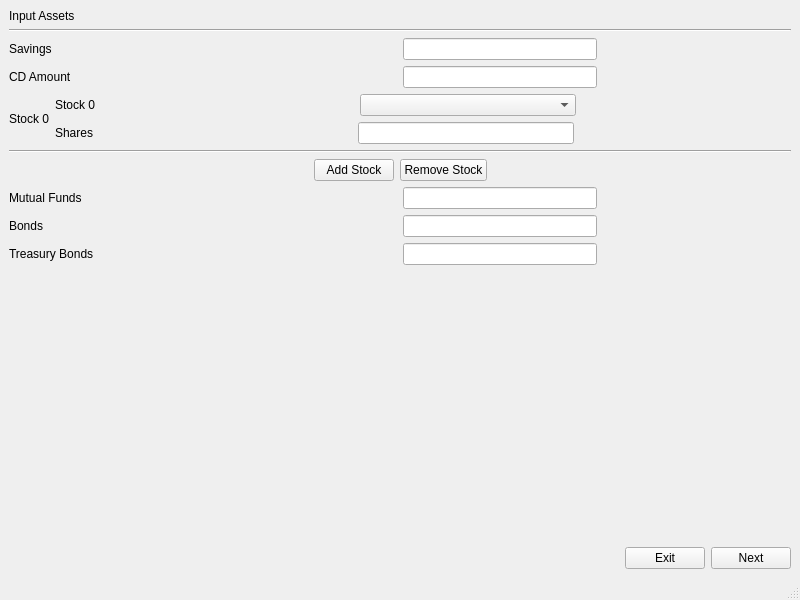
<?xml version="1.0" encoding="UTF-8"?>
<ui version="4.0">
 <class>MainApplication</class>
 <widget class="QMainWindow" name="MainApplication">
  <property name="geometry">
   <rect>
    <x>0</x>
    <y>0</y>
    <width>800</width>
    <height>600</height>
   </rect>
  </property>
  <property name="sizePolicy">
   <sizepolicy hsizetype="MinimumExpanding" vsizetype="Preferred">
    <horstretch>0</horstretch>
    <verstretch>0</verstretch>
   </sizepolicy>
  </property>
  <property name="minimumSize">
   <size>
    <width>84</width>
    <height>0</height>
   </size>
  </property>
  <property name="windowTitle">
   <string>MainApplication</string>
  </property>
  <widget class="QWidget" name="centralwidget">
   <layout class="QVBoxLayout" name="verticalLayout_3">
    <item>
     <widget class="QLabel" name="label_2">
      <property name="text">
       <string>Input Assets</string>
      </property>
     </widget>
    </item>
    <item>
     <layout class="QVBoxLayout" name="verticalLayout">
      <item>
       <widget class="Line" name="line_2">
        <property name="orientation">
         <enum>Qt::Horizontal</enum>
        </property>
       </widget>
      </item>
      <item>
       <layout class="QHBoxLayout" name="horizontalLayout_5">
        <item>
         <widget class="QLabel" name="label_5">
          <property name="sizePolicy">
           <sizepolicy hsizetype="MinimumExpanding" vsizetype="Preferred">
            <horstretch>0</horstretch>
            <verstretch>0</verstretch>
           </sizepolicy>
          </property>
          <property name="minimumSize">
           <size>
            <width>84</width>
            <height>0</height>
           </size>
          </property>
          <property name="text">
           <string>Savings</string>
          </property>
         </widget>
        </item>
        <item>
         <spacer name="horizontalSpacer_7">
          <property name="orientation">
           <enum>Qt::Horizontal</enum>
          </property>
          <property name="sizeHint" stdset="0">
           <size>
            <width>40</width>
            <height>20</height>
           </size>
          </property>
         </spacer>
        </item>
        <item>
         <widget class="QLineEdit" name="lineEdit_2">
          <property name="sizePolicy">
           <sizepolicy hsizetype="MinimumExpanding" vsizetype="Fixed">
            <horstretch>0</horstretch>
            <verstretch>0</verstretch>
           </sizepolicy>
          </property>
         </widget>
        </item>
        <item>
         <spacer name="horizontalSpacer_6">
          <property name="orientation">
           <enum>Qt::Horizontal</enum>
          </property>
          <property name="sizeHint" stdset="0">
           <size>
            <width>40</width>
            <height>20</height>
           </size>
          </property>
         </spacer>
        </item>
       </layout>
      </item>
      <item>
       <layout class="QHBoxLayout" name="horizontalLayout_6">
        <item>
         <widget class="QLabel" name="label_6">
          <property name="sizePolicy">
           <sizepolicy hsizetype="MinimumExpanding" vsizetype="Preferred">
            <horstretch>0</horstretch>
            <verstretch>0</verstretch>
           </sizepolicy>
          </property>
          <property name="minimumSize">
           <size>
            <width>84</width>
            <height>0</height>
           </size>
          </property>
          <property name="text">
           <string>CD Amount</string>
          </property>
         </widget>
        </item>
        <item>
         <spacer name="horizontalSpacer_8">
          <property name="orientation">
           <enum>Qt::Horizontal</enum>
          </property>
          <property name="sizeHint" stdset="0">
           <size>
            <width>40</width>
            <height>20</height>
           </size>
          </property>
         </spacer>
        </item>
        <item>
         <widget class="QLineEdit" name="lineEdit_3"/>
        </item>
        <item>
         <spacer name="horizontalSpacer_9">
          <property name="orientation">
           <enum>Qt::Horizontal</enum>
          </property>
          <property name="sizeHint" stdset="0">
           <size>
            <width>40</width>
            <height>20</height>
           </size>
          </property>
         </spacer>
        </item>
       </layout>
      </item>
      <item>
       <layout class="QHBoxLayout" name="horizontalLayout">
        <item>
         <widget class="QLabel" name="label">
          <property name="text">
           <string>Stock 0</string>
          </property>
         </widget>
        </item>
        <item>
         <layout class="QVBoxLayout" name="verticalLayout_2">
          <item>
           <layout class="QHBoxLayout" name="horizontalLayout_3">
            <item>
             <widget class="QLabel" name="label_3">
              <property name="minimumSize">
               <size>
                <width>84</width>
                <height>0</height>
               </size>
              </property>
              <property name="text">
               <string>Stock 0</string>
              </property>
             </widget>
            </item>
            <item>
             <spacer name="horizontalSpacer_10">
              <property name="orientation">
               <enum>Qt::Horizontal</enum>
              </property>
              <property name="sizeType">
               <enum>QSizePolicy::Expanding</enum>
              </property>
              <property name="sizeHint" stdset="0">
               <size>
                <width>40</width>
                <height>20</height>
               </size>
              </property>
             </spacer>
            </item>
            <item>
             <widget class="QComboBox" name="comboBox">
              <property name="sizePolicy">
               <sizepolicy hsizetype="Expanding" vsizetype="Fixed">
                <horstretch>0</horstretch>
                <verstretch>0</verstretch>
               </sizepolicy>
              </property>
             </widget>
            </item>
            <item>
             <spacer name="horizontalSpacer_11">
              <property name="orientation">
               <enum>Qt::Horizontal</enum>
              </property>
              <property name="sizeHint" stdset="0">
               <size>
                <width>40</width>
                <height>20</height>
               </size>
              </property>
             </spacer>
            </item>
           </layout>
          </item>
          <item>
           <layout class="QHBoxLayout" name="horizontalLayout_4">
            <item>
             <widget class="QLabel" name="label_4">
              <property name="sizePolicy">
               <sizepolicy hsizetype="Maximum" vsizetype="Preferred">
                <horstretch>0</horstretch>
                <verstretch>0</verstretch>
               </sizepolicy>
              </property>
              <property name="minimumSize">
               <size>
                <width>80</width>
                <height>0</height>
               </size>
              </property>
              <property name="text">
               <string>Shares</string>
              </property>
             </widget>
            </item>
            <item>
             <spacer name="horizontalSpacer_4">
              <property name="orientation">
               <enum>Qt::Horizontal</enum>
              </property>
              <property name="sizeType">
               <enum>QSizePolicy::Expanding</enum>
              </property>
              <property name="sizeHint" stdset="0">
               <size>
                <width>40</width>
                <height>20</height>
               </size>
              </property>
             </spacer>
            </item>
            <item>
             <widget class="QLineEdit" name="lineEdit">
              <property name="sizePolicy">
               <sizepolicy hsizetype="MinimumExpanding" vsizetype="Fixed">
                <horstretch>0</horstretch>
                <verstretch>0</verstretch>
               </sizepolicy>
              </property>
              <property name="maximumSize">
               <size>
                <width>500</width>
                <height>16777215</height>
               </size>
              </property>
             </widget>
            </item>
            <item>
             <spacer name="horizontalSpacer_5">
              <property name="orientation">
               <enum>Qt::Horizontal</enum>
              </property>
              <property name="sizeHint" stdset="0">
               <size>
                <width>40</width>
                <height>20</height>
               </size>
              </property>
             </spacer>
            </item>
           </layout>
          </item>
         </layout>
        </item>
       </layout>
      </item>
      <item>
       <widget class="Line" name="line">
        <property name="orientation">
         <enum>Qt::Horizontal</enum>
        </property>
       </widget>
      </item>
      <item>
       <layout class="QHBoxLayout" name="horizontalLayout_2">
        <item>
         <spacer name="horizontalSpacer_2">
          <property name="orientation">
           <enum>Qt::Horizontal</enum>
          </property>
          <property name="sizeHint" stdset="0">
           <size>
            <width>40</width>
            <height>20</height>
           </size>
          </property>
         </spacer>
        </item>
        <item>
         <widget class="QPushButton" name="pushButton">
          <property name="text">
           <string>Add Stock</string>
          </property>
         </widget>
        </item>
        <item>
         <widget class="QPushButton" name="pushButton_4">
          <property name="text">
           <string>Remove Stock</string>
          </property>
         </widget>
        </item>
        <item>
         <spacer name="horizontalSpacer">
          <property name="orientation">
           <enum>Qt::Horizontal</enum>
          </property>
          <property name="sizeHint" stdset="0">
           <size>
            <width>40</width>
            <height>20</height>
           </size>
          </property>
         </spacer>
        </item>
       </layout>
      </item>
      <item>
       <layout class="QHBoxLayout" name="horizontalLayout_8">
        <item>
         <widget class="QLabel" name="label_7">
          <property name="sizePolicy">
           <sizepolicy hsizetype="MinimumExpanding" vsizetype="Preferred">
            <horstretch>0</horstretch>
            <verstretch>0</verstretch>
           </sizepolicy>
          </property>
          <property name="minimumSize">
           <size>
            <width>84</width>
            <height>0</height>
           </size>
          </property>
          <property name="text">
           <string>Mutual Funds</string>
          </property>
         </widget>
        </item>
        <item>
         <spacer name="horizontalSpacer_12">
          <property name="orientation">
           <enum>Qt::Horizontal</enum>
          </property>
          <property name="sizeHint" stdset="0">
           <size>
            <width>40</width>
            <height>20</height>
           </size>
          </property>
         </spacer>
        </item>
        <item>
         <widget class="QLineEdit" name="lineEdit_4"/>
        </item>
        <item>
         <spacer name="horizontalSpacer_13">
          <property name="orientation">
           <enum>Qt::Horizontal</enum>
          </property>
          <property name="sizeHint" stdset="0">
           <size>
            <width>40</width>
            <height>20</height>
           </size>
          </property>
         </spacer>
        </item>
       </layout>
      </item>
      <item>
       <layout class="QHBoxLayout" name="horizontalLayout_9">
        <item>
         <widget class="QLabel" name="label_8">
          <property name="sizePolicy">
           <sizepolicy hsizetype="MinimumExpanding" vsizetype="Preferred">
            <horstretch>0</horstretch>
            <verstretch>0</verstretch>
           </sizepolicy>
          </property>
          <property name="minimumSize">
           <size>
            <width>84</width>
            <height>0</height>
           </size>
          </property>
          <property name="text">
           <string>Bonds</string>
          </property>
         </widget>
        </item>
        <item>
         <spacer name="horizontalSpacer_14">
          <property name="orientation">
           <enum>Qt::Horizontal</enum>
          </property>
          <property name="sizeHint" stdset="0">
           <size>
            <width>40</width>
            <height>20</height>
           </size>
          </property>
         </spacer>
        </item>
        <item>
         <widget class="QLineEdit" name="lineEdit_5"/>
        </item>
        <item>
         <spacer name="horizontalSpacer_15">
          <property name="orientation">
           <enum>Qt::Horizontal</enum>
          </property>
          <property name="sizeHint" stdset="0">
           <size>
            <width>40</width>
            <height>20</height>
           </size>
          </property>
         </spacer>
        </item>
       </layout>
      </item>
      <item>
       <layout class="QHBoxLayout" name="horizontalLayout_10">
        <item>
         <widget class="QLabel" name="label_9">
          <property name="sizePolicy">
           <sizepolicy hsizetype="MinimumExpanding" vsizetype="Preferred">
            <horstretch>0</horstretch>
            <verstretch>0</verstretch>
           </sizepolicy>
          </property>
          <property name="text">
           <string>Treasury Bonds</string>
          </property>
         </widget>
        </item>
        <item>
         <spacer name="horizontalSpacer_16">
          <property name="orientation">
           <enum>Qt::Horizontal</enum>
          </property>
          <property name="sizeHint" stdset="0">
           <size>
            <width>40</width>
            <height>20</height>
           </size>
          </property>
         </spacer>
        </item>
        <item>
         <widget class="QLineEdit" name="lineEdit_6"/>
        </item>
        <item>
         <spacer name="horizontalSpacer_17">
          <property name="orientation">
           <enum>Qt::Horizontal</enum>
          </property>
          <property name="sizeHint" stdset="0">
           <size>
            <width>40</width>
            <height>20</height>
           </size>
          </property>
         </spacer>
        </item>
       </layout>
      </item>
      <item>
       <spacer name="verticalSpacer">
        <property name="orientation">
         <enum>Qt::Vertical</enum>
        </property>
        <property name="sizeHint" stdset="0">
         <size>
          <width>20</width>
          <height>40</height>
         </size>
        </property>
       </spacer>
      </item>
      <item>
       <layout class="QHBoxLayout" name="horizontalLayout_7">
        <item>
         <spacer name="horizontalSpacer_3">
          <property name="orientation">
           <enum>Qt::Horizontal</enum>
          </property>
          <property name="sizeHint" stdset="0">
           <size>
            <width>40</width>
            <height>20</height>
           </size>
          </property>
         </spacer>
        </item>
        <item>
         <widget class="QPushButton" name="pushButton_2">
          <property name="text">
           <string>Exit</string>
          </property>
         </widget>
        </item>
        <item>
         <widget class="QPushButton" name="pushButton_3">
          <property name="text">
           <string>Next</string>
          </property>
         </widget>
        </item>
       </layout>
      </item>
     </layout>
    </item>
   </layout>
  </widget>
  <widget class="QStatusBar" name="statusbar"/>
 </widget>
 <resources/>
 <connections/>
</ui>
